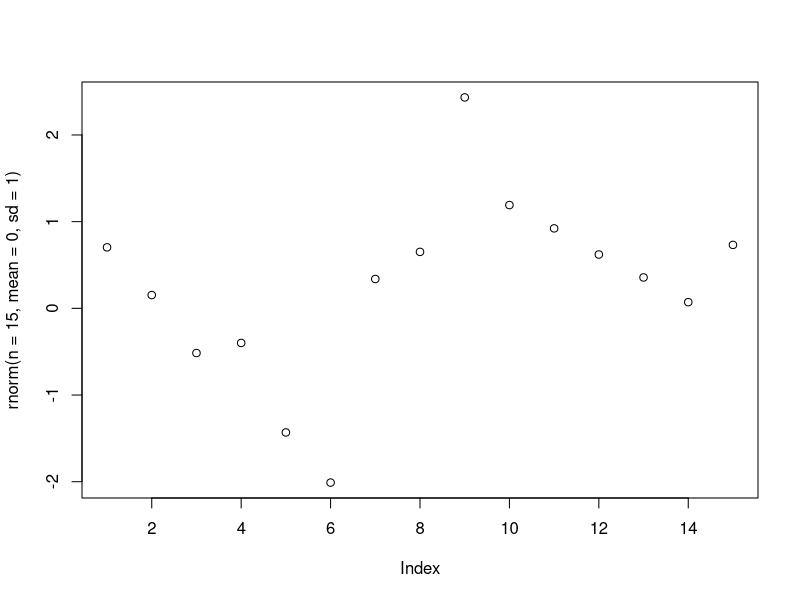
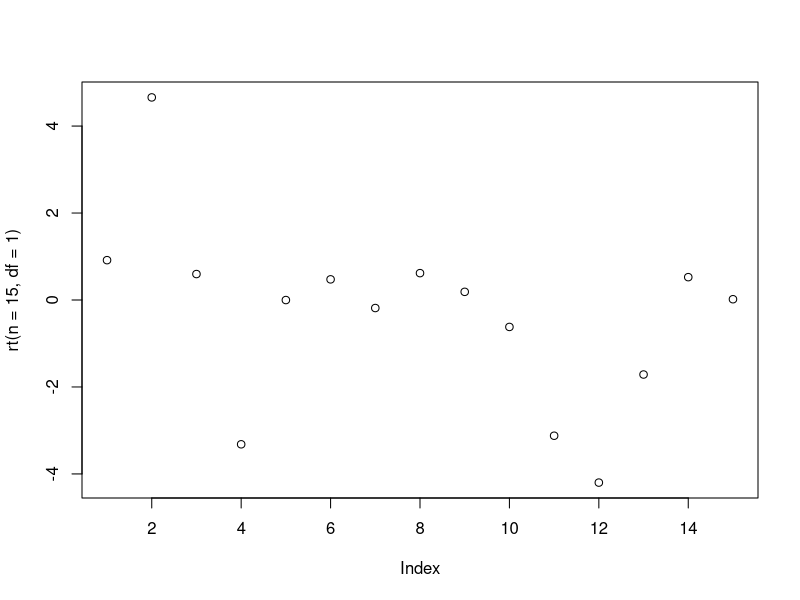
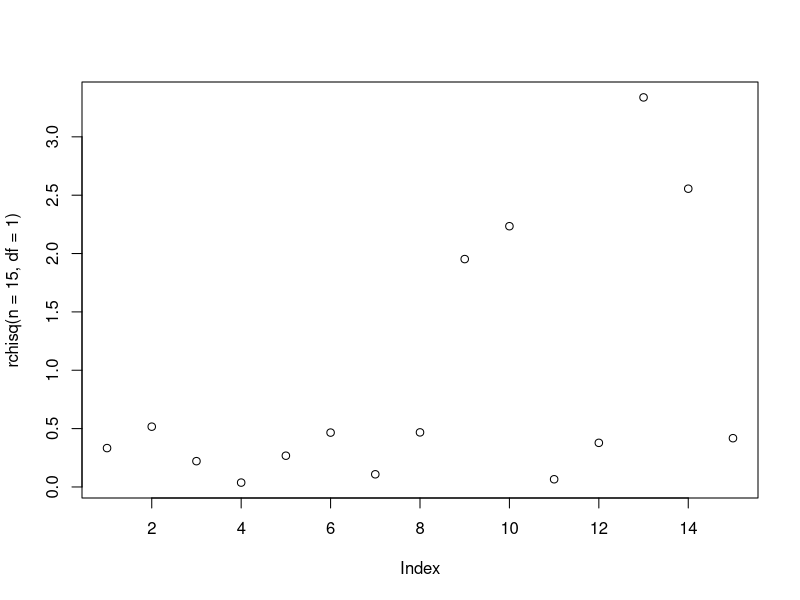
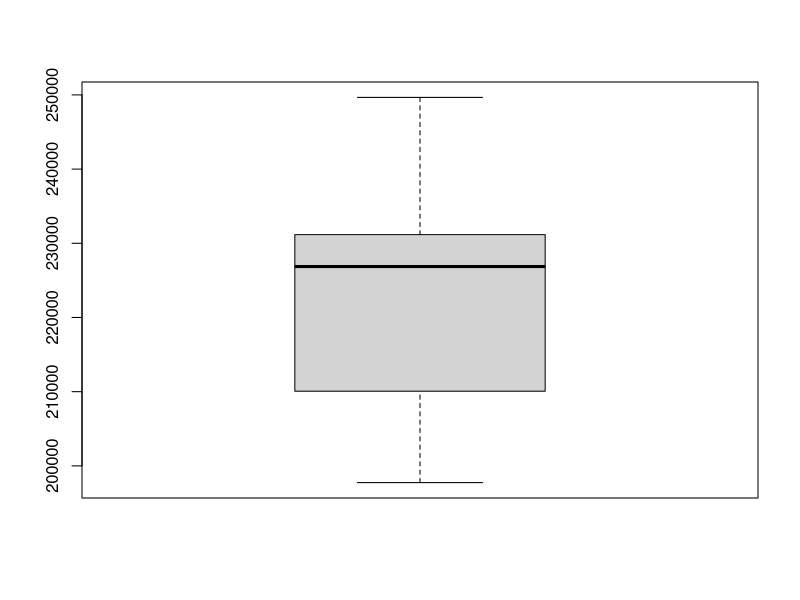
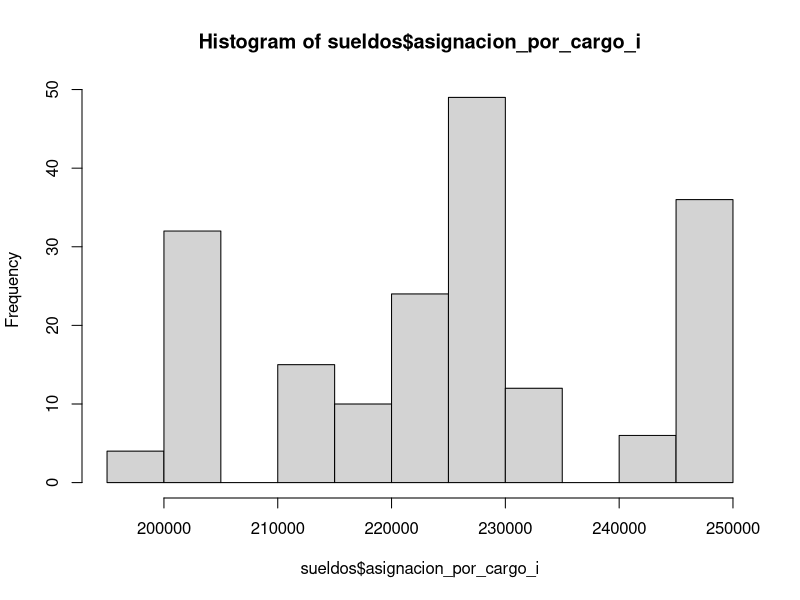
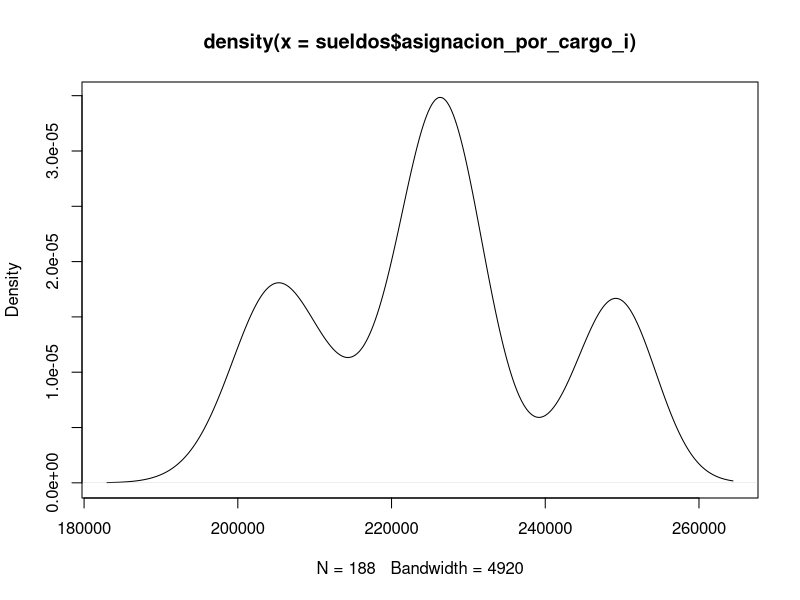

Here is the R script that generated these plots, in order:
## ---- chunk 1
library(tidyverse)
## ---- chunk 2
set.seed(1234)
rnorm(n = 15,mean = 0, sd = 1 )
rt(n = 15,df=1 )
rchisq(n = 15,df=1)
## ---- chunk 3

plot(rnorm(n = 15,mean = 0, sd = 1 ))
plot(rt(n = 15,df=1 ))
plot(rchisq(n = 15,df=1))
## ---- chunk 4
femicidios <- read_csv(file = '../fuentes/vict_fem_annio__g_edad_limpio.csv')
femicidios
## ---- chunk 5
femicidios <- femicidios %>% 
  filter(anio!=2017, grupo_edad !='Ignorado') %>%  #Sacamos al 2017 y los casos donde se ignora la edad
  mutate(cantidad_femicidios = case_when(cantidad_femicidios=='-' ~ 0, # reemplazamos el - por 0
                                         TRUE ~as.numeric(cantidad_femicidios)), # y convertimos la variable en numerica
         grupo_edad = case_when(grupo_edad %in% c('0 - 15','16 - 20','21 - 40') ~ '0-40', # agrupamos para tener sólo dos grupos
                                grupo_edad %in% c('41 - 60','61 y más') ~ '41 y más')) %>% 
  group_by(grupo_edad) %>% 
  summarise(cantidad_femicidios= sum(cantidad_femicidios)) # sumamos los años y grupos para tener datos agregados
femicidios
## ---- chunk 6
chisq.test(femicidios$cantidad_femicidios)
## ---- chunk 7
sueldos <- read_csv('../fuentes/sueldo_funcionarios_2019.csv')
## ---- chunk 8
summary(sueldos$asignacion_por_cargo_i)
## ---- chunk 9
boxplot(sueldos$asignacion_por_cargo_i)
hist(sueldos$asignacion_por_cargo_i)
plot(density(sueldos$asignacion_por_cargo_i))
